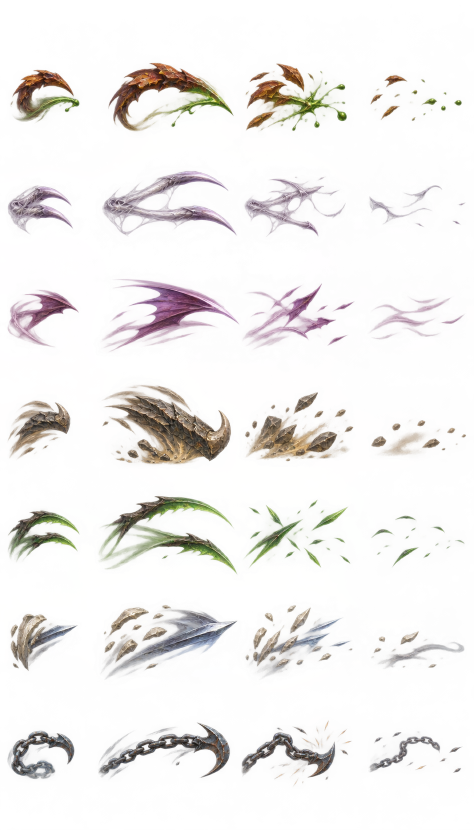
#> input picture 美术概念/协作交付/T39/minion_fx/melee-v1.png, 948 x 1659 px (shown at 1/2 size)
$ python measure-projections.py
#> lines starting #> are read from the running program, lines starting #| are printed output that depends on the picture; after the words box and inside, x2 and y2 are one past the last pixel; in counts of white or black regions, pixels touching at a corner belong together
"""Measure row-specific column extents from existing alpha, never writes PNG pixels."""
from PIL import Image
from pathlib import Path
import json
root=Path(__file__).resolve().parent
rows={'melee-v1.png':[(125,263),(341,474),(558,705),(769,930),(991,1150),(1209,1360),(1440,1573)],'ranged-v1.png':[(86,157),(240,363),(429,531),(616,745),(819,914),(986,1118),(1175,1298),(1368,1492)]}
out={}
for name,bands in rows.items():
 a=Image.open(root/name).getchannel('A');w,h=a.size;m=a.point(lambda v:255 if v>16 else 0);r=[]
#> after `a = Image.open(root / name).getchannel('A')`:
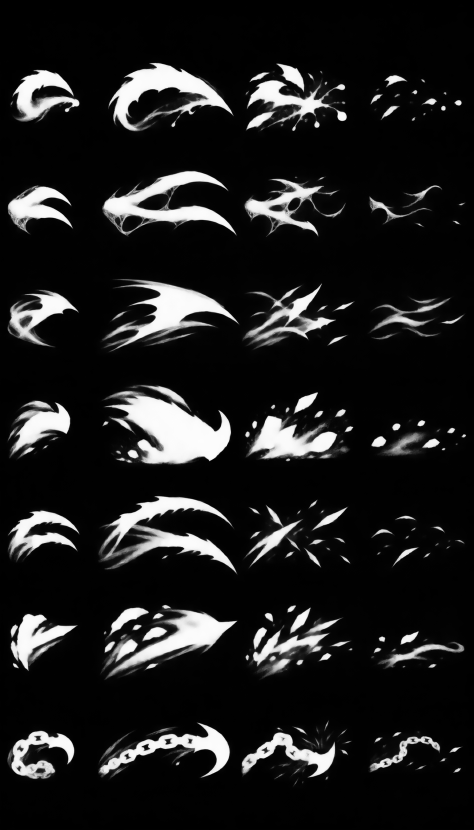
#> a: PIL image 948x1659 L (shown at 1/2 size); min 0, max 255, mean 30.1
#> after `w, h = a.size`: w = 948; h = 1659
#> after `m = a.point(lambda v: 255 if v > 16 else 0)`:
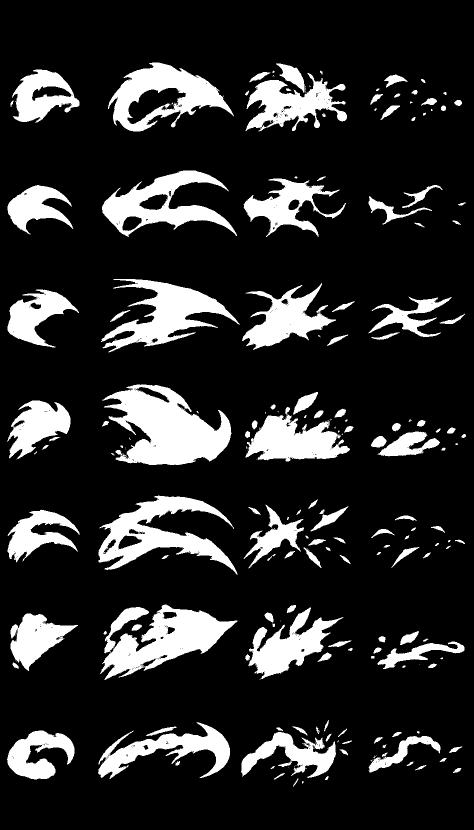
#> m: PIL image 948x1659 L (shown at 1/2 size); 16.7% white; 235 white regions (93 under 20 px), largest, box (x1, y1, x2, y2) and area: (204, 769, 463, 930) 24221, (200, 1209, 475, 1360) 19296, (197, 991, 475, 1150) 16545
 for i,(y0,y1) in enumerate(bands):
  runs=[];s=None;counts=[]
  for x in range(w):
   n=m.crop((x,y0,x+1,y1)).histogram()[255];counts.append(n)
   if n and s is None:s=x
   if not n and s is not None:runs.append([s,x-1]);s=None
  if s is not None:runs.append([s,w-1])
  r.append({'row':i,'yBand':[y0,y1],'columnRuns16':runs,'lowValleys':[[x,counts[x]] for x in range(w) if x%10==0]})
  print(name,i,runs)
#> after the loop, r = 7 items
 out[name]=r
#> pass 2 of the loop `for name,bands in rows.items():`:
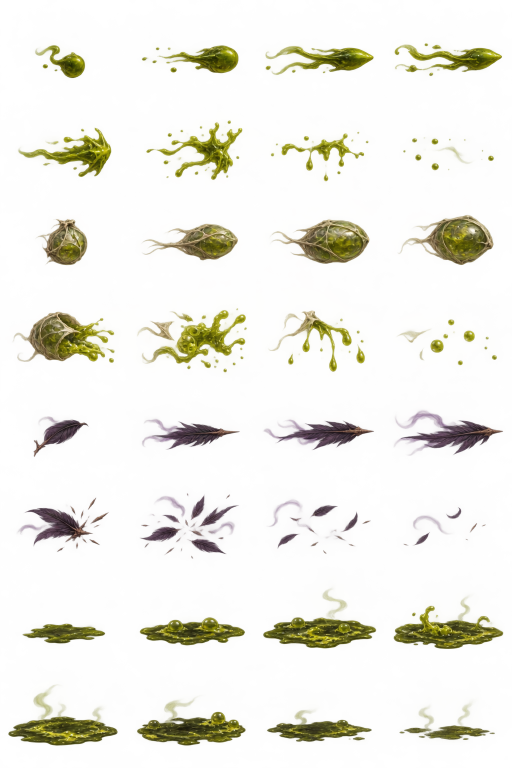
#> input picture 美术概念/协作交付/T39/minion_fx/ranged-v1.png, 1024 x 1536 px (shown at 1/2 size)
#> `a = Image.open(root / name).getchannel('A')`:
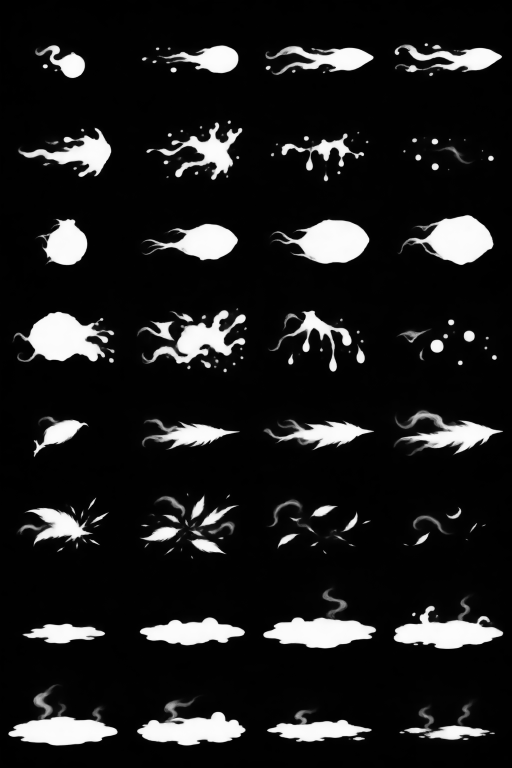
#> a: PIL image 1024x1536 L (shown at 1/2 size); min 0, max 254, mean 29.3
#> `m = a.point(lambda v: 255 if v > 16 else 0)`:
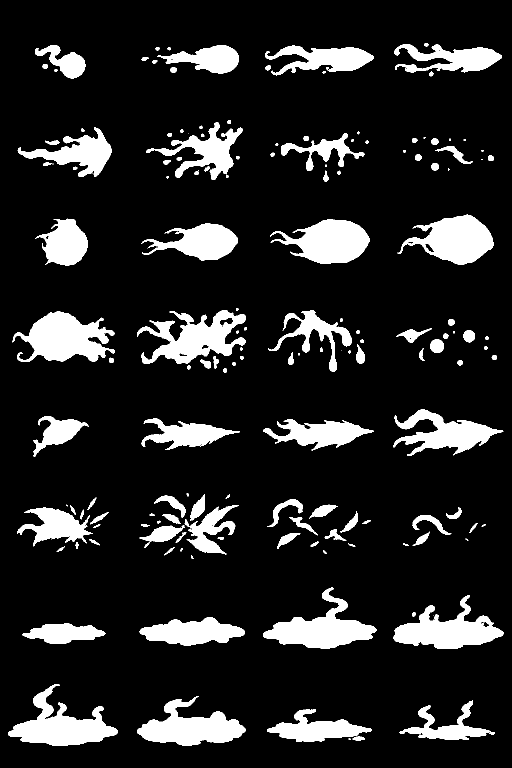
#> m: PIL image 1024x1536 L (shown at 1/2 size); 13.9% white; 176 white regions (36 under 20 px), largest, box (x1, y1, x2, y2) and area: (25, 623, 230, 724) 11981, (16, 1368, 236, 1492) 11222, (274, 620, 492, 728) 11165
#> after the loop `for i,(y0,y1) in enumerate(bands):`: r = 8 items
(root/'projection-audit.json').write_text(json.dumps(out,indent=2),encoding='utf-8')
